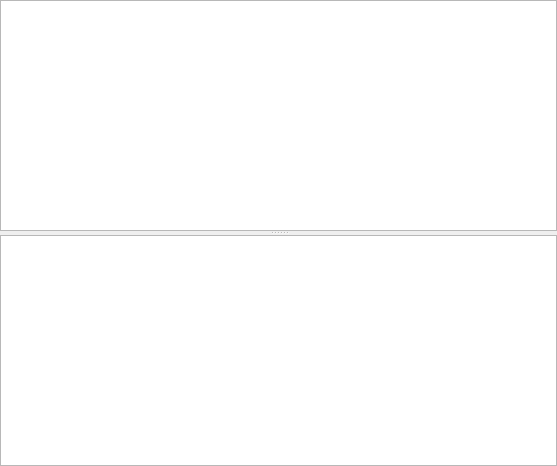
<?xml version="1.0" encoding="UTF-8"?>
<ui version="4.0">
 <class>ConsoleDlgClass</class>
 <widget class="QDialog" name="ConsoleDlgClass">
  <property name="geometry">
   <rect>
    <x>0</x>
    <y>0</y>
    <width>557</width>
    <height>466</height>
   </rect>
  </property>
  <property name="windowTitle">
   <string>Script</string>
  </property>
  <layout class="QGridLayout" name="gridLayout">
   <property name="verticalSpacing">
    <number>3</number>
   </property>
   <property name="margin">
    <number>0</number>
   </property>
   <item row="0" column="0">
    <widget class="QSplitter" name="splitter">
     <property name="orientation">
      <enum>Qt::Vertical</enum>
     </property>
     <widget class="QTextBrowser" name="textScript"/>
     <widget class="QTextBrowser" name="textLog"/>
    </widget>
   </item>
  </layout>
 </widget>
 <resources/>
 <connections/>
</ui>
